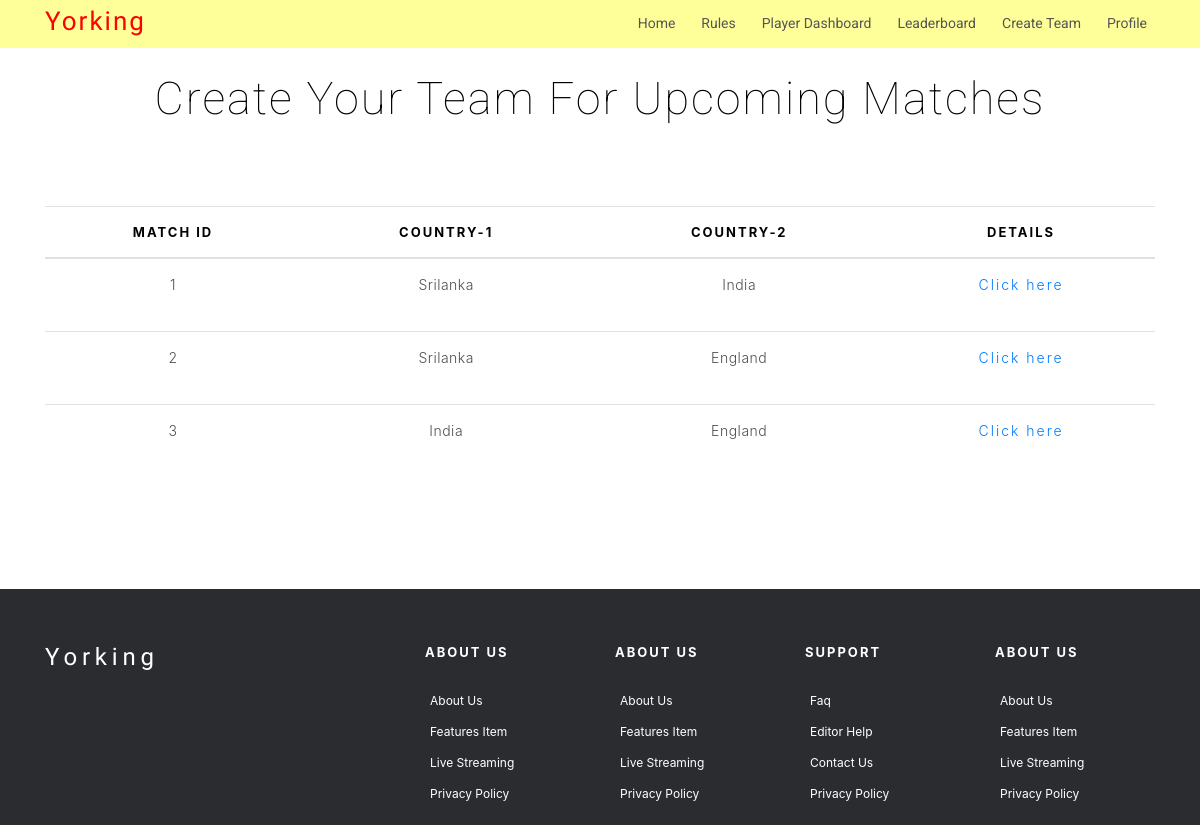
Page /team/ on the committed database.
### players/models.py (models this page shows, shortened)
class Matches(models.Model):
	matchid = models.IntegerField(primary_key=True)
	coun1 = models.CharField(max_length=200)
	coun2 = models.CharField(max_length=200)
	status = models.CharField(max_length=200)

### players/views.py (the view)
# urls.py: path('team/',select_team,name="select_team"),
def select_team(request):
	global points
	points =100
	matches = Matches.objects.filter(status='upcoming')
	return render(request,'team.html',{'matches':matches,'error':False})

### templates/team.html
{% extends 'base.html' %}
{% block content %}
<br>
<br>
<br>
<div class="container">
  <div class="container">
    <div class="section-title text-center">
        <h2>Create your team for upcoming Matches</h2>
    </div>
  </div>
<table class="table" style="text-align: center;">
  <thead>
    <tr>
      <th><h4>Match ID</h4></th>
      <th><h4>Country-1</h4></th>
      <th><h4>Country-2</h4></th>
      <th><h4>Details</h4></th>
    </tr>
  </thead>
  <tbody>
  	{% for match in matches %}
  	<tr>
  		<td><p style="font-size:14px;">{{forloop.counter}}</p></td>
  		<td><p style="font-size:14px;">{{match.coun1}}</p></td>
  		<td><p style="font-size:14px;">{{match.coun2}}</p></td>
  		<td><p style="font-size:14px;"><a href="{%url 'players' match.matchid%}">Click here</a></p></td>
  	</tr>
  	{% endfor %}
  </tbody>
  </table>
  </div>
{% endblock %}

### yorking/static/css/style.css (style rules this page uses)
body { background-color: #fff; color: #333; }
h1, h2, h3, h4, h5, h6 { margin: 0; }
h2 { color: #000; font-weight: 600; }
h4 { color: #000; font-size: 13px; font-weight: 700; letter-spacing: 2px; text-transform: uppercase; line-height: 2; }
a { letter-spacing: 2px; text-decoration: none; }
p { color: #505050; font-size: 14px; font-weight: 300; letter-spacing: 0.5px; line-height: 2; margin-bottom: 20px; }
.section-title { margin-bottom: 80px; }
.section-title h2 { font-family: "Roboto", sans-serif; font-size: 45px; font-weight: 100; letter-spacing: 2px; margin-bottom: 20px; text-transform: capitalize; }

### rows in the picture
Matches: coun1 "Srilanka", coun2 "India"
Matches: coun1 "Srilanka", coun2 "England"
Matches: coun1 "India", coun2 "England"
